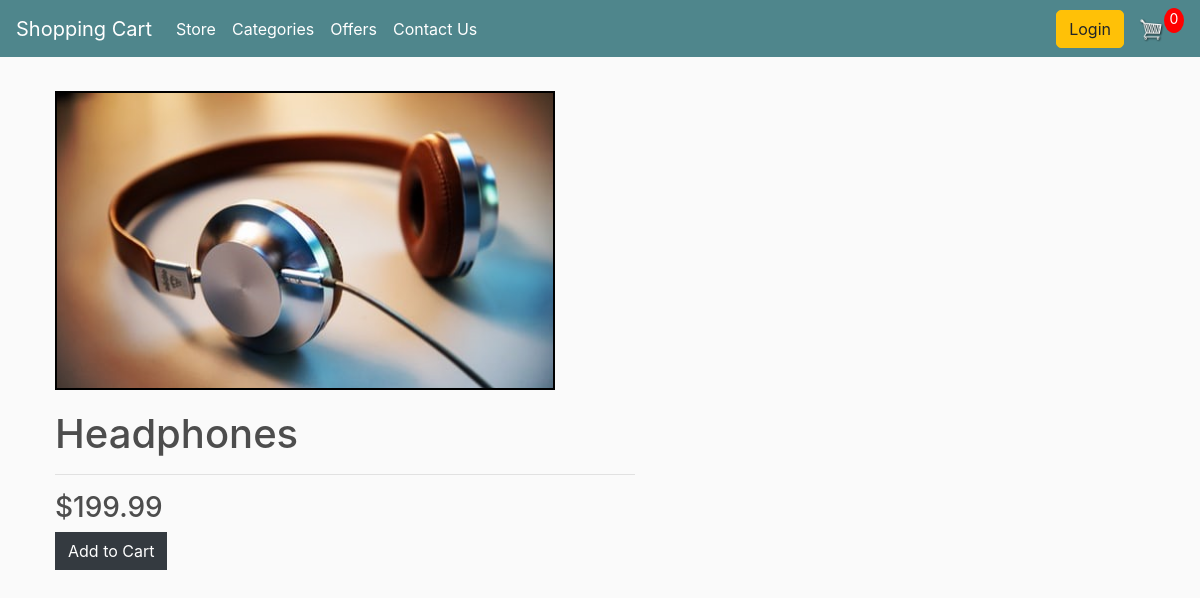
The app's page /view_product/1/ with its own data.
### store/models.py (models this page shows)
class Product(models.Model):
	name = models.CharField(max_length=200)
	price = models.DecimalField(max_digits=5, decimal_places=2)
	digital = models.BooleanField(default=False,null=True, blank=True)
	image = models.ImageField(null=True, blank=True)
	def __str__(self):
		return self.name
	@property
	def imageURL(self):
		try:
			url = self.image.url
		except:
			url = ''
		return url

### store/views.py (the view)
# urls.py: path('view_product/<str:pk>/', views.view_product, name="view_product"),
def view_product(request, pk):
	data = cartData(request)
	cartItems = data['cartItems']
	product = Product.objects.get(id=pk)
	user = request.user
	reviews = Review.objects.all()
	context = {'product':product, 'cartItems':cartItems, 'reviews':reviews}
	return render(request, 'store/view_product.html', context)

### store/utils.py (called while the page is built, shortened)
def cookieCart(request):
	try:
		cart = json.loads(request.COOKIES['cart'])
	except:
		cart = {}
	print("Cart:", cart)
	items = []
	order = {'get_cart_total':0, 'get_cart_items':0, 'shipping':False}
	cartItems = order['get_cart_items']
	return {'items':items, 'order':order, 'cartItems':cartItems}

def cartData(request):
	if request.user.is_authenticated:
		customer = request.user.customer
		order, created = Order.objects.get_or_create(customer=customer, complete=False)
		items = order.orderitem_set.all()
		cartItems = order.get_cart_items
	else:
		cookieData = cookieCart(request)
		cartItems = cookieData['cartItems']
		order = cookieData['order']
		items = cookieData['items']
	return {'items':items, 'order':order, 'cartItems':cartItems}

### store/templates/store/view_product.html
{% extends 'store/main.html' %}
{% load static %}
{% block content %}
	<div id="content-wrapper">
		<div class="column">
			<img id="featured" src="{{product.imageURL}}">
			</div>
		</div>
		<div class="column">
			<h1>{{product}}</h1>
			<hr>
			<h3>${{product.price}}</h3>
			<button data-product={{product.id}} data-action="add" class="btn btn-dark add-btn update-cart">Add to Cart</button>
		</div>
	</div>
{% endblock content %}

### static/css/main.css (style rules this page uses)
body { background-color: hsl(0, 0%, 98%); }
h1,h2,h3,h4,h5,h6 { color:hsl(0, 0%, 30%); }
.btn { border-radius: 0; }
#content-wrapper { display: flex; flex-wrap: wrap; justify-content: safe flex-start; align-items: safe flex-start; }
.column { width: 600px; padding: 10px; }
#featured { max-width: 500px; max-height: 600px; object-fit: cover; cursor: pointer; border: 2px solid black; }

### records on screen
Product: imageURL (picture), name "Headphones", price "199.99"

### other values on screen
{{ cartItems }} "0"
